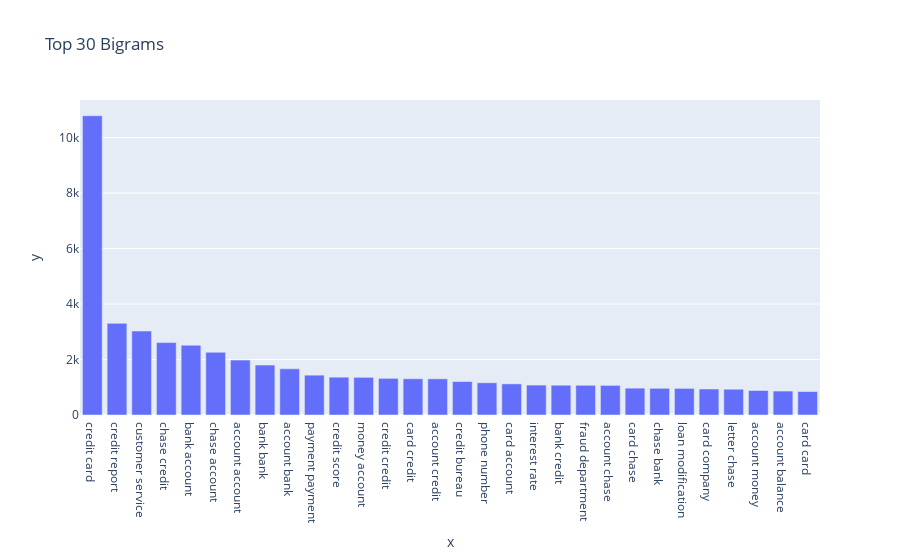

Source (notebook cell):
### Code cell
#Write your code here to find the top 30 bigram frequency among the complaints in the cleaned datafram(df_clean). 
bigram = get_top_n_words(df_clean['Complaint_clean'], 2,30)
for word, freq in bigram:
    print(word, freq)
px.bar(x=[word for word, freq in bigram], y=[freq for word, freq in bigram], title='Top 30 Bigrams')

### Figure 1 — Plotly figure (JSON) as saved in the notebook; plotly's stock layout.template omitted (floating-point values rounded to 4 significant figures)
{"data": [{"alignmentgroup": "True", "hovertemplate": "x=%{x}<br>y=%{y}<extra></extra>", "legendgroup": "", "marker": {"color": "#636efa", "pattern": {"shape": ""}}, "name": "", "offsetgroup": "", "orientation": "v", "showlegend": false, "textposition": "auto", "type": "bar", "x": ["credit card", "credit report", "customer service", "chase credit", "bank account", "chase account", "account account", "bank bank", "account bank", "payment payment", "credit score", "money account", "credit credit", "card credit", "account credit", "credit bureau", "phone number", "card account", "interest rate", "bank credit", "fraud department", "account chase", "card chase", "chase bank", "loan modification", "card company", "letter chase", "account money", "account balance", "card card"], "xaxis": "x", "y": [10787, 3303, 3026, 2609, 2514, 2259, 1979, 1801, 1664, 1436, 1363, 1357, 1321, 1306, 1304, 1205, 1162, 1122, 1078, 1074, 1071, 1067, 967, 962, 959, 937, 929, 883, 863, 845], "yaxis": "y"}], "layout": {"barmode": "relative", "legend": {"tracegroupgap": 0}, "title": {"text": "Top 30 Bigrams"}, "xaxis": {"anchor": "y", "domain": [0, 1], "title": {"text": "x"}}, "yaxis": {"anchor": "x", "domain": [0, 1], "title": {"text": "y"}}}}
